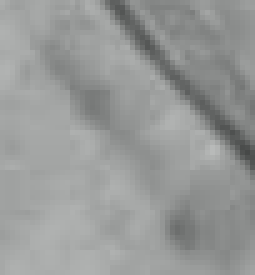
//> input picture cvsnakeimage/build/grey.bmp, 51 x 55 px (shown 5 times larger)
$ ./cvsnakeimage   (built with g++ and OpenCV 4)
//> lines starting //> are read from the running program, lines starting //| are printed output that depends on the picture; after the words box and inside, x2 and y2 are one past the last pixel; in counts of white or black regions, pixels touching at a corner belong together
### cvsnakeimage/cvsnakes.h
#include <cv.h>
#include <cxcore.h>
#include <cvaux.h>
#include <highgui.h>

#ifndef cvUnsupportedFormat  //if so, cxmisc.h is not included..
#define cvUnsupportedFormat "Unsupported format"
/* IPP-compatible return codes */
typedef enum CvStatus
{
    CV_BADMEMBLOCK_ERR          = -113,
    CV_INPLACE_NOT_SUPPORTED_ERR= -112,
    CV_UNMATCHED_ROI_ERR        = -111,
    CV_NOTFOUND_ERR             = -110,
    CV_BADCONVERGENCE_ERR       = -109,

    CV_BADDEPTH_ERR             = -107,
    CV_BADROI_ERR               = -106,
    CV_BADHEADER_ERR            = -105,
    CV_UNMATCHED_FORMATS_ERR    = -104,
    CV_UNSUPPORTED_COI_ERR      = -103,
    CV_UNSUPPORTED_CHANNELS_ERR = -102,
    CV_UNSUPPORTED_DEPTH_ERR    = -101,
    CV_UNSUPPORTED_FORMAT_ERR   = -100,

    CV_BADARG_ERR      = -49,  //ipp comp
    CV_NOTDEFINED_ERR  = -48,  //ipp comp

    CV_BADCHANNELS_ERR = -47,  //ipp comp
    CV_BADRANGE_ERR    = -44,  //ipp comp
    CV_BADSTEP_ERR     = -29,  //ipp comp

    CV_BADFLAG_ERR     =  -12,
    CV_DIV_BY_ZERO_ERR =  -11, //ipp comp
    CV_BADCOEF_ERR     =  -10,

    CV_BADFACTOR_ERR   =  -7,
    CV_BADPOINT_ERR    =  -6,
    CV_BADSCALE_ERR    =  -4,
    CV_OUTOFMEM_ERR    =  -3,
    CV_NULLPTR_ERR     =  -2,
    CV_BADSIZE_ERR     =  -1,
    CV_NO_ERR          =   0,
    CV_OK              =   CV_NO_ERR
}
CvStatus;
#endif

CVAPI(void)
cvSnakeImage( const IplImage* src, CvPoint* points,
              int length, float *alpha,
              float *beta, float *gamma,
              int coeffUsage, CvSize win,
              CvTermCriteria criteria, int calcGradient );

### cvsnakeimage/cvsnakeimage.cpp
// TrainingTools.cpp
//

#include <iostream>
#include <string.h>
#include <cxcore.h>
#include <cv.h>
#include <highgui.h>
#include <fstream>

#include "cvsnakes.h"

 IplImage *image_ = 0 ;
IplImage *image = 0 ;
IplImage *image2 = 0 ;

using namespace std;
int Thresholdness = 141;
int ialpha = 20;
int ibeta=20;
int igamma=20;

void onChange(int pos)
{
//> called with pos = 0

	if(image2) cvReleaseImage(&image2);
	if(image) cvReleaseImage(&image);

	image2 = cvLoadImage("grey.bmp",1);
//> image2 is the input picture: 55 rows x 51 cols, CV_8UC3; mean B, G, R 152, 153, 151
	image= cvLoadImage("grey.bmp",0);

	//cvThreshold(image,image,Thresholdness,255, CV_THRESH_OTSU); //CV_THRESH_BINARY
	cvThreshold(image,image,Thresholdness,255, CV_THRESH_BINARY);
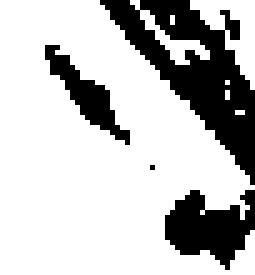
//> image: 55 rows x 51 cols, CV_8UC1 (shown 5 times larger); 74.9% white; 4 black regions (1 under 20 px)

	image_ = cvCloneImage(image);

	CvMemStorage* storage = cvCreateMemStorage(0);
	CvSeq* contours = 0;

	cvFindContours( image, storage, &contours, sizeof(CvContour),
		CV_RETR_EXTERNAL , CV_CHAIN_APPROX_SIMPLE );
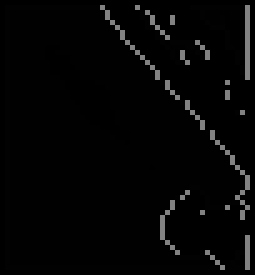
//> image: 55 rows x 51 cols, CV_8UC1 (shown 5 times larger); min 0, max 130, mean 5.5
//> contours = 8 contours, 5 with area under 20; largest, box (x1, y1, x2, y2) and area: (1, 1, 50, 54) 1799, (38, 1, 50, 16) 60, (27, 1, 42, 13) 26

	if(!contours) return ;
	int length = contours->total;
//> length = 8
	if(length<10) return ;
	CvPoint* point = new CvPoint[length];

	CvSeqReader reader;
	CvPoint pt= cvPoint(0,0);;
	CvSeq *contour2=contours;

	cvStartReadSeq(contour2, &reader);
	for (int i = 0; i < length; i++)
	{
		CV_READ_SEQ_ELEM(pt, reader);
		point[i]=pt;
	}
	cvReleaseMemStorage(&storage);


	for(int i=0;i<length;i++)
	{
		int j = (i+1)%length;
		cvLine( image2, point[i],point[j],CV_RGB( 0, 0, 255 ),1,8,0 );
	}

	float alpha=ialpha/100.0f;
	float beta=ibeta/100.0f;
	float gamma=igamma/100.0f;

	CvSize size;
	size.width=3;
	size.height=3;
	CvTermCriteria criteria;
	criteria.type=CV_TERMCRIT_ITER;
	criteria.max_iter=1000;
	criteria.epsilon=0.1;
	cvSnakeImage( image, point,length,&alpha,&beta,&gamma,CV_VALUE,size,criteria,0 );


	for(int i=0;i<length;i++)
	{
		int j = (i+1)%length;
		cvLine( image2, point[i],point[j],CV_RGB( 0, 255, 0 ),1,8,0 );
	}
	delete []point;

}

int main(int argc, char* argv[])
{


	cvNamedWindow("win1",0);
	cvCreateTrackbar("Thd", "win1", &Thresholdness, 255, onChange);
	cvCreateTrackbar("alpha", "win1", &ialpha, 100, onChange);
	cvCreateTrackbar("beta", "win1", &ibeta, 100, onChange);
	cvCreateTrackbar("gamma", "win1", &igamma, 100, onChange);
	cvResizeWindow("win1",300,500);
	onChange(0);

	for(;;)
	{
		if(cvWaitKey(40)==27) break;
//> the Esc key is pressed
		cvShowImage("win1",image2);
		cvShowImage("thr",image_);
	}

	return 0;
}
